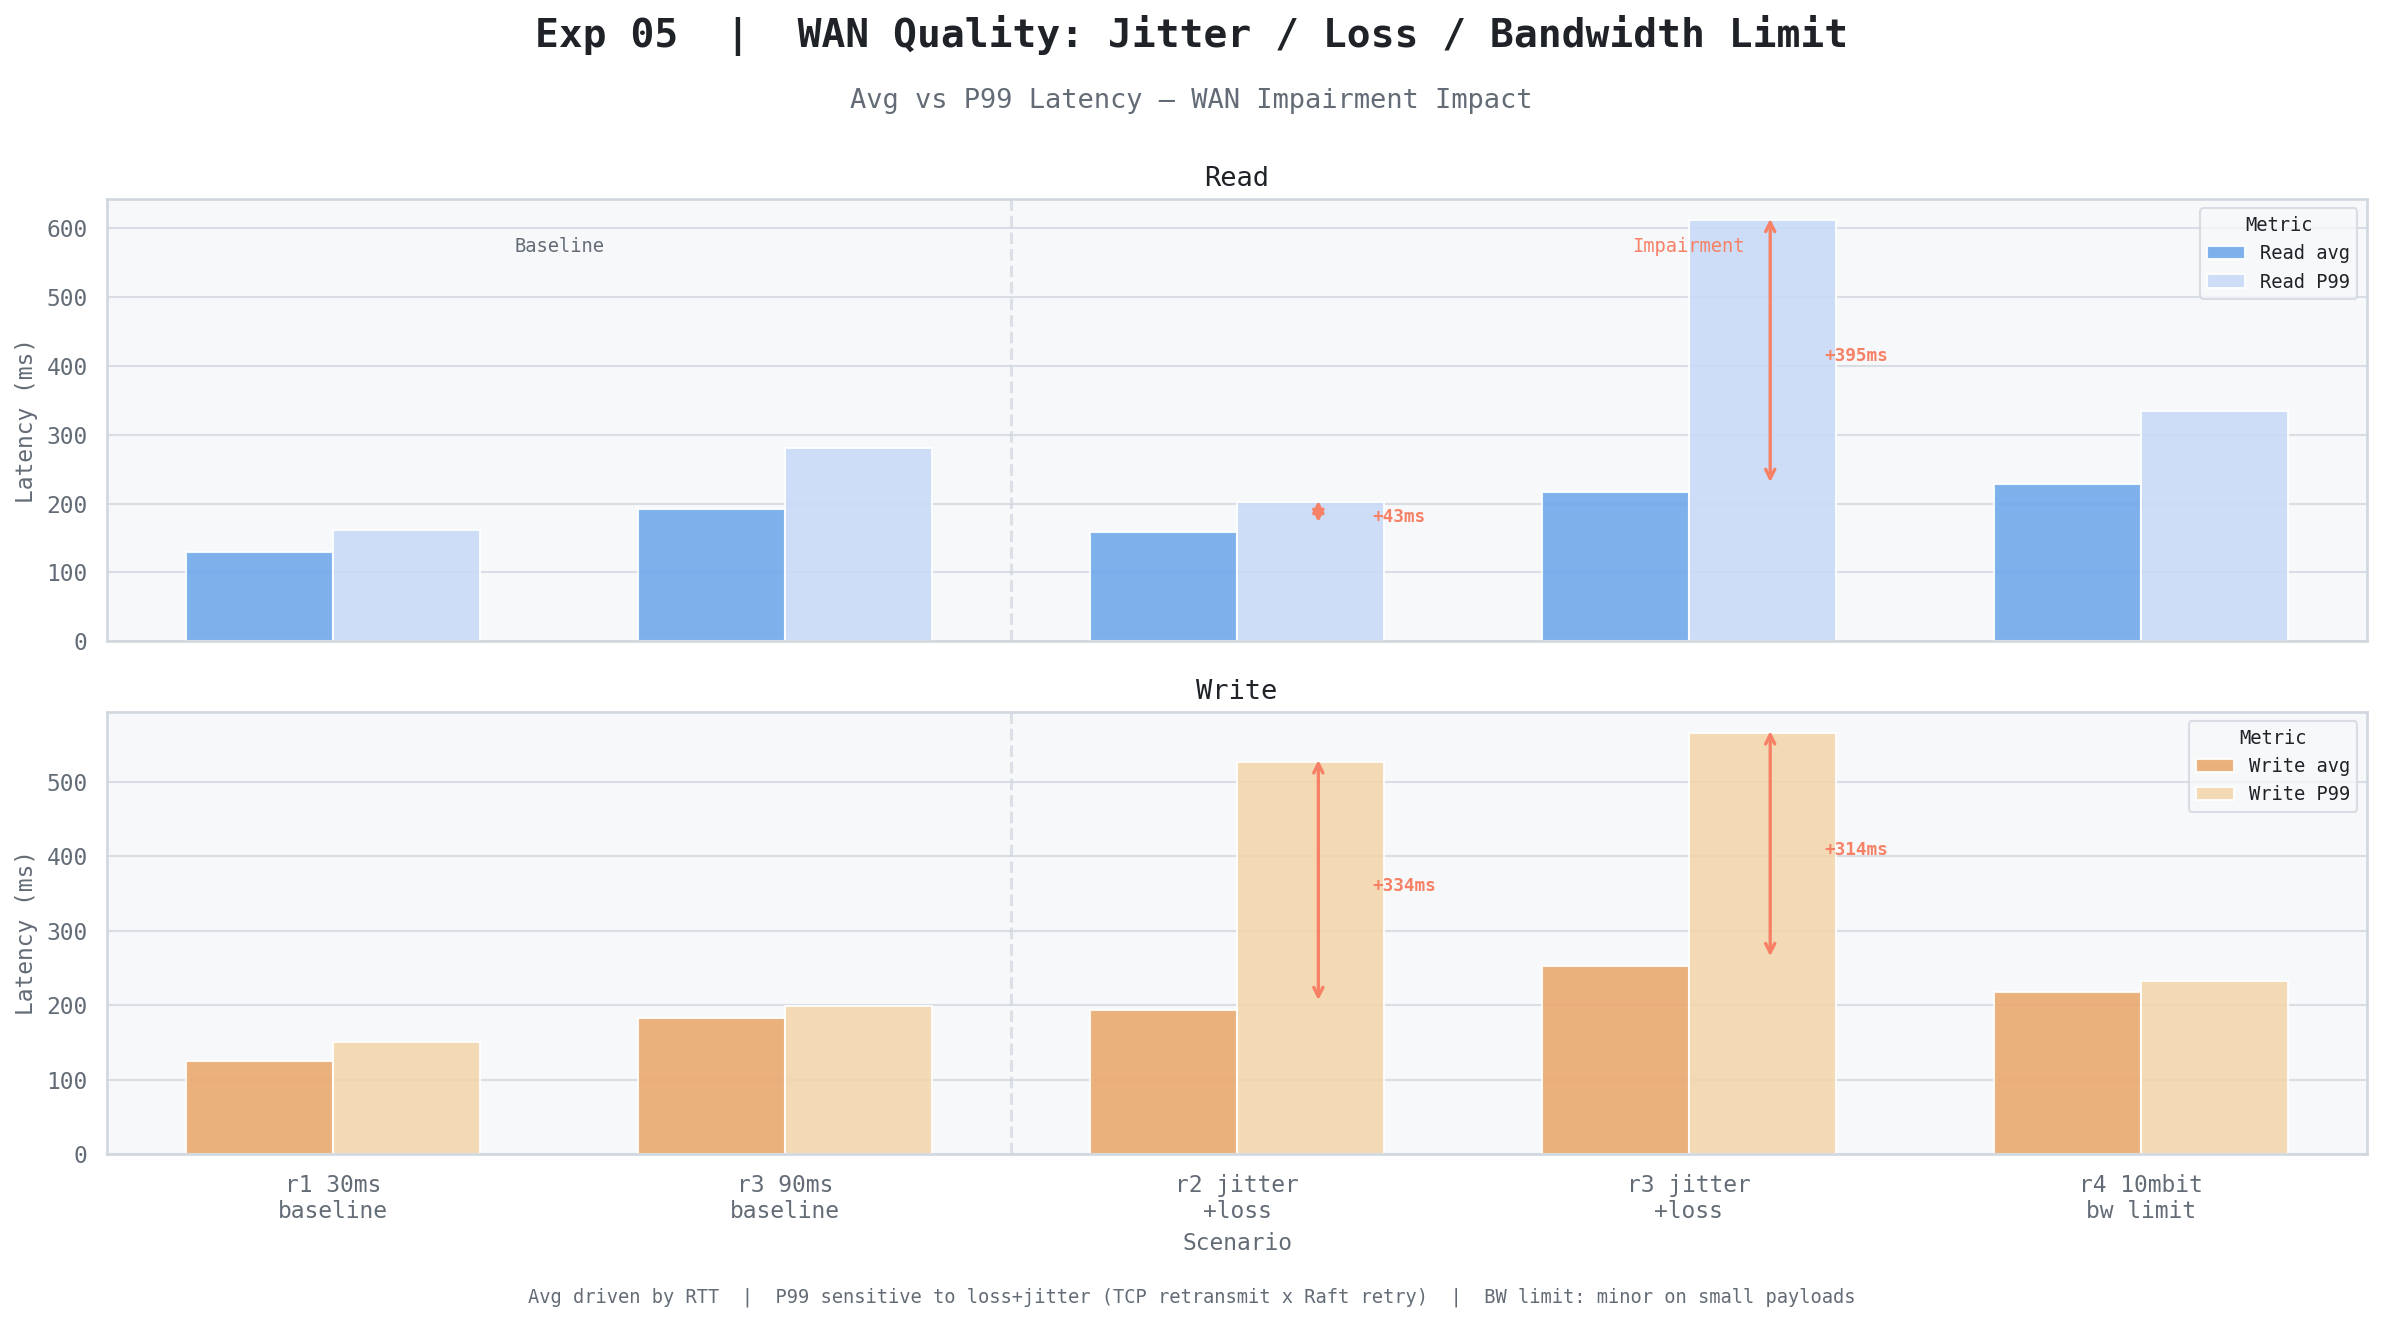

Recreate this plot in Python.
"""Exp 05 — WAN Quality: Jitter / Loss / Bandwidth"""
import seaborn as sns
import matplotlib.pyplot as plt
import pandas as pd
import numpy as np

BG, PANEL = '#ffffff', '#f6f8fa'
TEXT, MUTED, BORDER = '#1f2328', '#636c76', '#d0d7de'
BLUE, ORANGE, RED = '#58a6ff', '#ffa657', '#f78166'

RC = {
    'axes.facecolor': PANEL, 'figure.facecolor': BG,
    'axes.edgecolor': BORDER, 'grid.color': '#d8dee4',
    'text.color': TEXT, 'axes.labelcolor': MUTED,
    'xtick.color': MUTED, 'ytick.color': MUTED,
    'legend.facecolor': PANEL, 'legend.edgecolor': BORDER,
    'legend.labelcolor': TEXT, 'axes.unicode_minus': False,
    'font.family': 'monospace', 'font.size': 11,
}
sns.set_theme(style='darkgrid', rc=RC)

scenarios = ['r1 30ms\nbaseline', 'r3 90ms\nbaseline', 'r2 jitter\n+loss', 'r3 jitter\n+loss', 'r4 10mbit\nbw limit']
r_avg = [129, 192, 159, 217, 229]
r_p99 = [161, 280, 202, 612, 334]
w_avg = [125, 183, 193, 252, 218]
w_p99 = [151, 199, 527, 566, 232]

rows = []
for s, ra, rp, wa, wp in zip(scenarios, r_avg, r_p99, w_avg, w_p99):
    rows += [
        {'Scenario': s, 'Latency (ms)': ra, 'Metric': 'Read avg'},
        {'Scenario': s, 'Latency (ms)': rp, 'Metric': 'Read P99'},
        {'Scenario': s, 'Latency (ms)': wa, 'Metric': 'Write avg'},
        {'Scenario': s, 'Latency (ms)': wp, 'Metric': 'Write P99'},
    ]
df = pd.DataFrame(rows)

fig, (ax_r, ax_w) = plt.subplots(2, 1, figsize=(16, 9), facecolor=BG, sharex=True)
fig.text(0.5, 0.96, 'Exp 05  |  WAN Quality: Jitter / Loss / Bandwidth Limit',
         ha='center', fontsize=19, fontweight='bold', color=TEXT)
fig.text(0.5, 0.915, 'Avg vs P99 Latency — WAN Impairment Impact',
         ha='center', fontsize=13, color=MUTED)

for ax, ops, pal, title, avgs, p99s in [
    (ax_r, ['Read avg', 'Read P99'],  [BLUE, '#c0d8ff'],   'Read',  r_avg, r_p99),
    (ax_w, ['Write avg', 'Write P99'], [ORANGE, '#ffd8a0'], 'Write', w_avg, w_p99),
]:
    ax.set_facecolor(PANEL)
    for sp in ax.spines.values(): sp.set_edgecolor(BORDER)
    sub = df[df['Metric'].isin(ops)].copy()
    sns.barplot(data=sub, x='Scenario', y='Latency (ms)', hue='Metric',
                palette=pal, ax=ax, errorbar=None, width=0.65, alpha=0.88)
    for xi in [2, 3]:
        gap = p99s[xi] - avgs[xi]
        ax.annotate('', xy=(xi + 0.18, p99s[xi] + 8), xytext=(xi + 0.18, avgs[xi] + 8),
                    arrowprops=dict(arrowstyle='<->', color=RED, lw=1.6))
        ax.text(xi + 0.30, (p99s[xi] + avgs[xi]) / 2,
                f'+{gap}ms', color=RED, fontsize=8.5, va='center', fontweight='bold')
    ax.set_ylabel('Latency (ms)', color=MUTED, fontsize=11)
    ax.set_xlabel('')
    ax.set_title(title, color=TEXT, fontsize=13, pad=6)
    ax.legend(title='Metric', fontsize=9, title_fontsize=9)
    ax.axvline(1.5, color=BORDER, lw=1.5, ls='--', alpha=0.7)

ax_r.text(0.5, ax_r.get_ylim()[1] * 0.88, 'Baseline', ha='center', fontsize=9, color=MUTED)
ax_r.text(3,   ax_r.get_ylim()[1] * 0.88, 'Impairment', ha='center', fontsize=9, color=RED)
ax_w.set_xlabel('Scenario', color=MUTED, fontsize=11)

fig.text(0.5, 0.03,
    'Avg driven by RTT  |  P99 sensitive to loss+jitter (TCP retransmit x Raft retry)  |  BW limit: minor on small payloads',
    ha='center', fontsize=9, color=MUTED)

plt.tight_layout(rect=[0, 0.05, 1, 0.89])
plt.savefig('phase5_wan_quality_light.png', dpi=150, bbox_inches='tight', facecolor=BG)
plt.show()
print("Saved: phase5_wan_quality_light.png")
